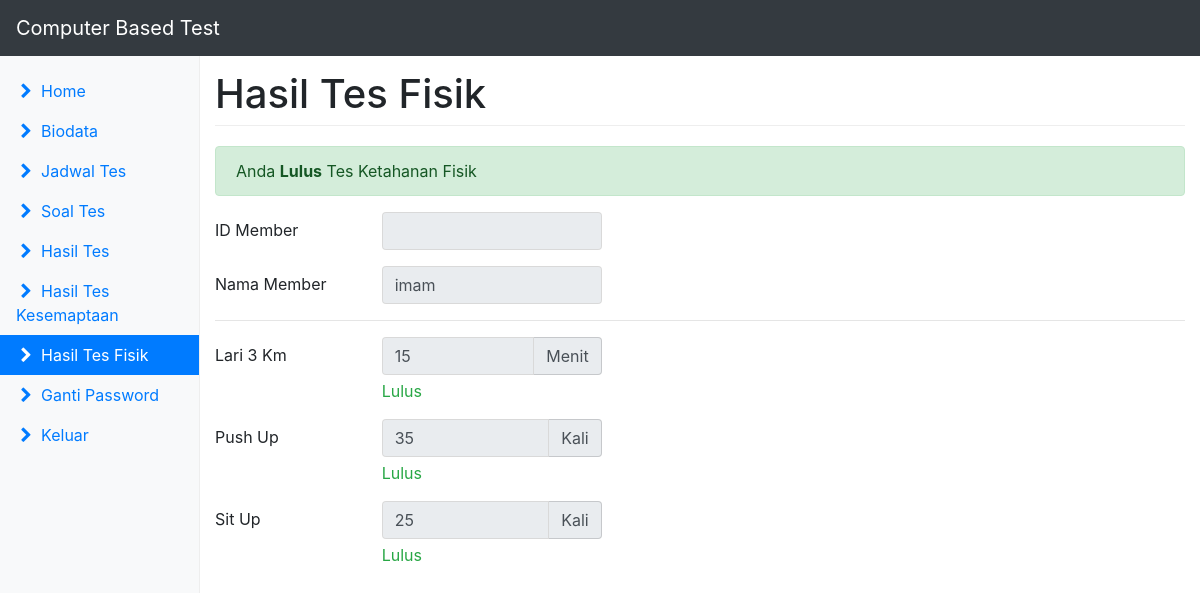
Screenshot of /app/?page=hasil-fisik (signed in) with the database file from the repository.
### tables this page shows
CREATE TABLE `member` (
  `id_member` int(11) NOT NULL,
  `nama` varchar(50) NOT NULL,
  `kelamin` enum('Laki-laki','Perempuan') DEFAULT NULL,
  `agama` varchar(20) DEFAULT NULL,
  `tempat_lahir` varchar(50) DEFAULT NULL,
  `tgl_lahir` varchar(20) DEFAULT NULL,
  `alamat` text,
  `hp` varchar(20) NOT NULL,
  `email` varchar(50) NOT NULL,
  `password` varchar(32) NOT NULL,
  `foto` varchar(20) DEFAULT NULL,
  `provinsi` varchar(100) DEFAULT NULL,
  `th_pelaksanaan` varchar(4) DEFAULT NULL,
  `id_jadwal` int(11) DEFAULT NULL
);

CREATE TABLE `hasil_fisik` (
  `lari` varchar(3) NOT NULL,
  `push_up` varchar(3) NOT NULL,
  `sit_up` varchar(3) NOT NULL,
  `id_member` int(11) NOT NULL,
  `ket` enum('Lulus','Tidak Lulus','') NOT NULL
);

### app/hasil-fisik.php (the view, shortened to what this page needs)
<?php
$cekmember = $db->query("select * from jawaban where id_member = '{$_SESSION['id_member']}'")->num_rows;
$query = $db->query("select * from hasil_kesemaptaan where id_member = '{$_SESSION['id_member']}' limit 1");
$kesemaptaan = $query->fetch_assoc();
$cekkesemaptaan = $query->num_rows;
if($cekmember > 0 && $cekkesemaptaan > 0){
	if($kesemaptaan['ket']=='Lulus'){
	$query = $db->query("select * from hasil_fisik where id_member = '{$_SESSION['id_member']}' limit 1");
	$fisik = $query->fetch_assoc();
	$cekfisik = $query->num_rows;
		if($cekfisik > 0){
			if($fisik['ket']=='Lulus'){
				echo '<div class="alert alert-success">Anda <strong>Lulus</strong> Tes Ketahanan Fisik</div>';
			}else{
				echo '<div class="alert alert-danger">Anda <strong>Tidak Lulus</strong> Tes Ketahanan Fisik</div>';
			}
?>
<form method="post" action="">
  <?php
		$member = $db->query("select nama from member where id_member = '{$_SESSION['id_member']}' limit 1")->fetch_assoc();
		$cek = $db->query("select * from tes_fisik")->fetch_assoc();
	?>
  <div class="form-group row">
    <label class="col-md-2 col-form-label">ID Member</label>
		<div class="col-md-3">
			<input type="text" class="form-control" value="<?php echo $_GET['id_member']; ?>" readonly>
		</div>
  </div>
  <div class="form-group row">
    <label class="col-md-2 col-form-label">Nama Member</label>
		<div class="col-md-3">
			<input type="text" class="form-control" value="<?php echo $member['nama']; ?>" readonly>
		</div>
  </div>
	<hr>
  <div class="form-group row">
    <label class="col-md-2 col-form-label">Lari 3 Km</label>
		<div class="col-md-3">
			<div class="input-group">
				<input type="text" class="form-control" value="<?php echo $fisik['lari']; ?>" readonly>
				<div class="input-group-addon">Menit</div>
			</div>
			<?php if($fisik['lari'] > $cek['lari']){ echo '<div class="form-text text-danger">Tidak Lulus</div>'; }else{ echo '<div class="form-text text-success">Lulus</div>'; } ?>
		</div>
  </div>
	<div class="form-group row">
    <label class="col-md-2 col-form-label">Push Up</label>
		<div class="col-md-3">
			<div class="input-group">
				<input type="text" class="form-control" value="<?php echo $fisik['push_up']; ?>" readonly>
				<div class="input-group-addon">Kali</div>
			</div>
			<?php if($fisik['push_up'] < $cek['push_up']){ echo '<div class="form-text text-danger">Tidak Lulus</div>'; }else{ echo '<div class="form-text text-success">Lulus</div>'; } ?>
		</div>
  </div>
  <div class="form-group row">
    <label class="col-md-2 col-form-label">Sit Up</label>
    <div class="col-md-3">
			<div class="input-group">
				<input type="text" class="form-control" value="<?php echo $fisik['sit_up']; ?>" readonly>
				<div class="input-group-addon">Kali</div>
			</div>
			<?php if($fisik['sit_up'] < $cek['sit_up']){ echo '<div class="form-text text-danger">Tidak Lulus</div>'; }else{ echo '<div class="form-text text-success">Lulus</div>'; } ?>
    </div>
  </div>
</form>
<?php
		}else{
			echo '<div class="alert alert-info">Anda belum mengikuti Tes Ketahanan Fisik</div>';
		}
	}else{
		echo '<div class="alert alert-danger">Anda <strong>Tidak Lulus</strong> Tes Kesemaptaan</div>';
	}
}else{
	echo '<div class="alert alert-info">Anda belum mengikuti Psikotes dan Tes Kesemaptaan</div>';
}
?>

### css/dashboard.css (style rules this page uses)
body { padding-top: 3.5rem; }

### rows the page displays
member: nama "imam"
hasil_fisik: lari "15", push_up "35", sit_up "25"

### other values shown
$menu "Home"
$menu "Biodata"
$menu "Jadwal Tes"
$menu "Soal Tes"
$menu "Hasil Tes"
$menu "Hasil Tes Kesemaptaan"
$menu "Hasil Tes Fisik"
$menu "Ganti Password"
$menu "Keluar"
$menuAr[$page] "Hasil Tes Fisik"
